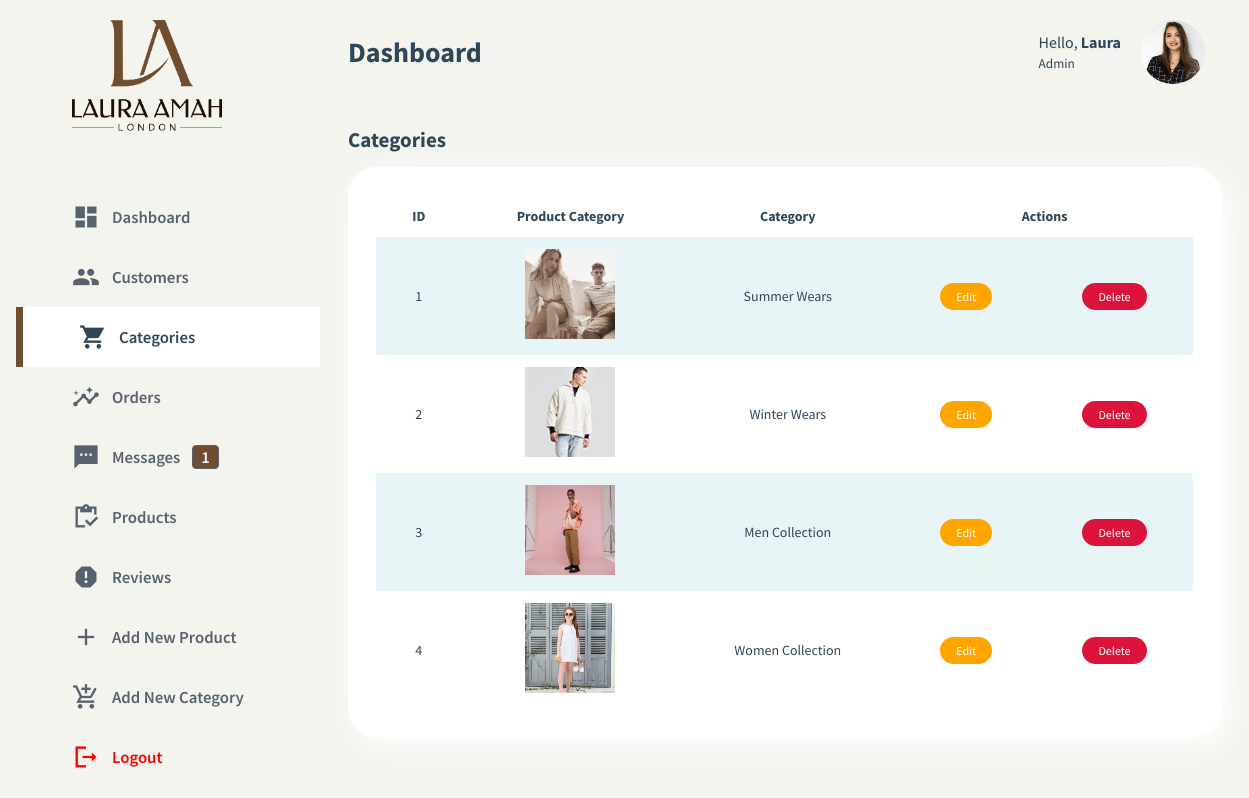
The app's page /admin/categories.php with its own data.
### tables this page shows
CREATE TABLE `soul_category` (
  `id` int(11) NOT NULL,
  `product_category` varchar(255) NOT NULL,
  `category_image` varchar(255) NOT NULL
);

### admin/categories.php (the view, shortened to what this page needs)
<?php
include "includes/db.php";
$categories = "SELECT * FROM `soul_category`";
$category_query = $mysqli -> query($categories);
$messages = "SELECT * FROM soul_message where status2 = '1'";
$messages_result = mysqli_query($mysqli, $messages);
$messages_count = mysqli_num_rows($messages_result);
?>
<!DOCTYPE html>
<html lang="en">
    <head>
        <link rel="stylesheet" href="css/styles.css" />
        <link rel="stylesheet" href="css/styles-responsive.css" />
    </head>
    <body class="customers">
        <div class="dashboard-container customers">
            <aside class="main-sidebar">
                <header class="aside-header">
                    <div class="brand">
                        <img src="images/soul.png" alt="Logo" />
                    </div>
                </header>
                <div class="sidebar" id="sidebar">
                    <ul class="list-items">
                        <li class="item">
                            <a href="dashboard.php">
                                <span class="material-icons-sharp">
                                </span>
                                <span>Dashboard</span>
                            </a>
                        </li>
                        <li class="item">
                            <a href="customers.php">
                                <span class="material-icons-sharp">
                                </span>
                                <span>Customers</span>
                            </a>
                        </li>
                        <li class="item">
                            <a href="categories.php" class="active">
                                <span class="material-icons-sharp">
                                </span>
                                <span>Categories</span>
                            </a>
                        </li>
                        <li class="item">
                            <a href="orders.php">
                                <span class="material-icons-sharp">
                                </span>
                                <span>Orders</span>
                            </a>
                        </li>
                        <li class="item">
                            <a href="messages.php">
                                <span class="material-icons-sharp">
                                </span>
                                <span>Messages</span>
                                <span class="message-count"><?php echo $messages_count ?></span>
                            </a>
                        </li>
                        <li class="item">
                            <a href="products.php">
                                <span class="material-icons-sharp">
                                </span>
                                <span>Products</span>
                            </a>
                        </li>
                        <li class="item">
                            <a href="reviews.php">
                                <span class="material-icons-sharp">
                                </span>
                                <span>Reviews</span>
                            </a>
                        </li>
                        <li class="item">
                            <a href="addproduct.php">
                                <span class="material-icons-sharp"> add </span>
                                <span>Add New Product</span>
                            </a>
                        </li>
                        <li class="item">
                            <a href="addcategory.php">
                                <span class="material-icons-sharp"> add_shopping_cart </span>
                                <span>Add New Category</span>
                            </a>
                        </li>
                        <li class="item">
                            <a href="#">
                                <span class="material-icons-sharp">
                                </span>
                                <span>Logout</span>
                            </a>
                        </li>
                    </ul>
                </div>
            </aside>
            <main class="main-container">
                <div class="admin-header">
                    <h1 class="main-title">Dashboard</h1>
                    <aside class="extrabar">
                        <header class="header-right">
                            <div class="profile">
                                <div class="profile-info">
                                    <p>Hello, <strong>Laura</strong></p>
                                    <small>Admin</small>
                                </div>
                                <div class="profile-image">
                                    <img src="images/team-4.jpg" alt="" width="100%" />
                                </div>
                            </div>
                        </header>
                    </aside>
                </div>
                <section class="recent-orders">
                    <div class="ro-title">
                        <h2 class="recent-orders-title">Categories</h2>
                    </div>
                    <table>
                        <thead>
                            <tr>
                                <th>ID</th>
                                <th>Product Category</th>
                                <th>Category</th>
                                <th colspan="2">Actions</th>
                            </tr>
                        </thead>
                        <tbody>
                            <?php while ($row = $category_query -> fetch_assoc()) { ?>
                            <tr>
                                <td><?php echo $row['id'] ?></td>
                                <td><img src="images/category/<?php echo $row['category_image'] ?>"alt=""width="100%"></td>
                                <td><?php echo $row['product_category'] ?></td>
                                <td><a href="edit_category.php?id=<?php echo $row['id'] ?>" class="status process">Edit</a></td>
                                <td><a href="categories.php?id=<?php echo $row['id']; ?>" class="status pending">Delete</a></td>
                            </tr>
                            <?php } ?>
                        </tbody>
                    </table>
                </section>
            </main>
        </div>
    </body>
</html>

### records on screen
soul_category: id "1", category_image (picture), product_category "Summer Wears"
soul_category: id "2", category_image (picture), product_category "Winter Wears"
soul_category: id "3", category_image (picture), product_category "Men Collection"
soul_category: id "4", category_image (picture), product_category "Women Collection"

### other values on screen
$messages_count "1"
